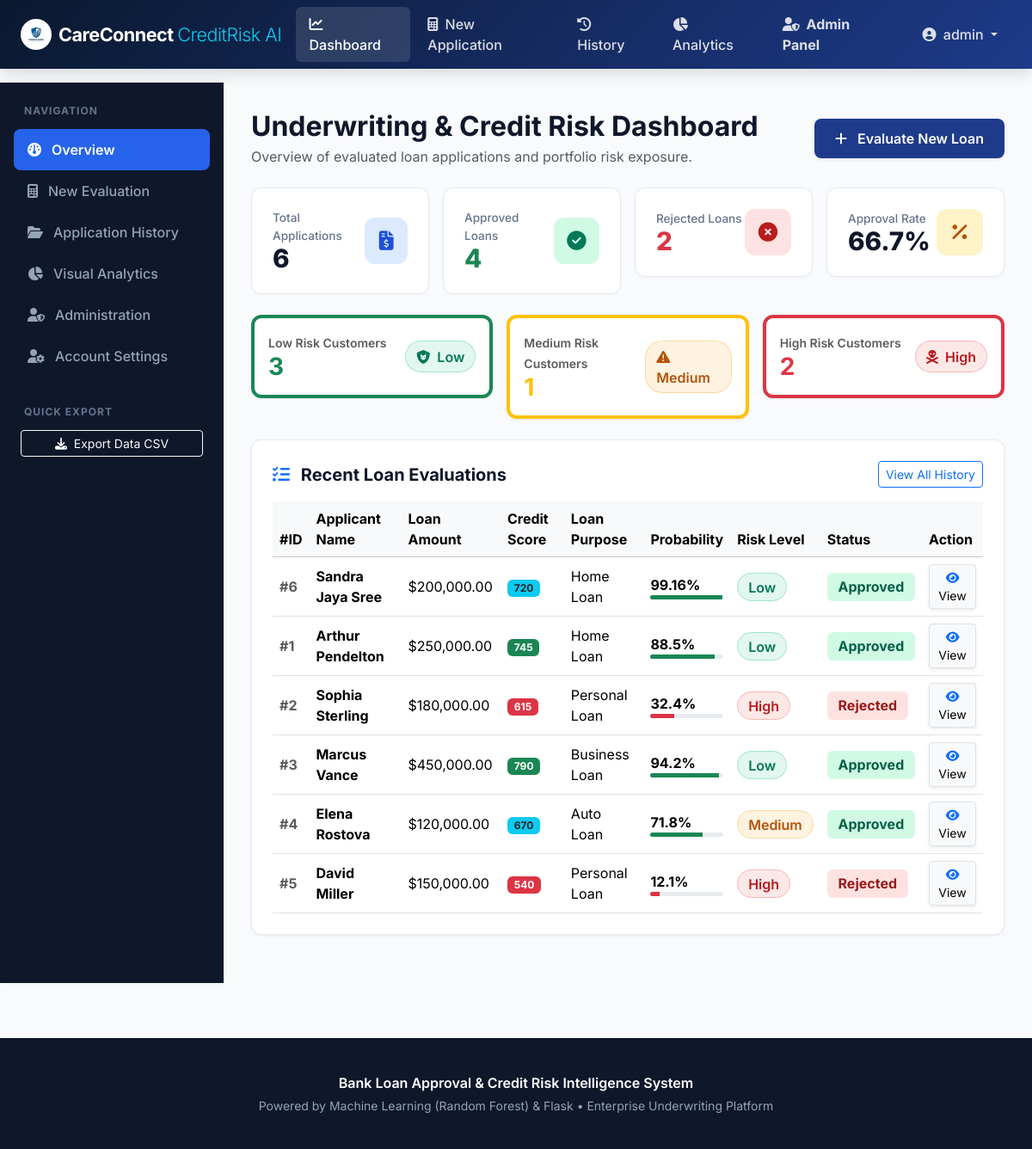
The app's page /dashboard (signed in) with its own data.
### tables this page shows
CREATE TABLE applications (
    id INTEGER PRIMARY KEY AUTOINCREMENT,
    user_id INTEGER NOT NULL,
    applicant_name TEXT NOT NULL,
    age INTEGER NOT NULL,
    gender TEXT NOT NULL,
    marital_status TEXT NOT NULL,
    education TEXT NOT NULL,
    employment_status TEXT NOT NULL,
    annual_income REAL NOT NULL,
    monthly_income REAL NOT NULL,
    coapplicant_income REAL NOT NULL,
    loan_amount REAL NOT NULL,
    loan_term INTEGER NOT NULL,
    credit_score INTEGER NOT NULL,
    existing_loans INTEGER NOT NULL,
    savings REAL NOT NULL,
    property_area TEXT NOT NULL,
    dti_ratio REAL NOT NULL,
    collateral_value REAL NOT NULL,
    loan_purpose TEXT NOT NULL,
    dependents INTEGER NOT NULL,
    prediction_status TEXT NOT NULL,
    approval_probability REAL NOT NULL,
    risk_level TEXT NOT NULL,
    risk_factors TEXT,
    created_at TIMESTAMP DEFAULT CURRENT_TIMESTAMP,
    FOREIGN KEY (user_id) REFERENCES users (id) ON DELETE CASCADE
);

### routes/dashboard.py (the view, shortened to what this page needs)
@dashboard_bp.route('/dashboard')
@login_required
def index():
    user_id = session['user_id']
    role = session.get('role')
    if role == 'admin':
        total_apps = query_db("SELECT COUNT(*) as cnt FROM applications", one=True)['cnt']
        approved_apps = query_db("SELECT COUNT(*) as cnt FROM applications WHERE prediction_status = 'Approved'", one=True)['cnt']
        rejected_apps = query_db("SELECT COUNT(*) as cnt FROM applications WHERE prediction_status = 'Rejected'", one=True)['cnt']
        high_risk = query_db("SELECT COUNT(*) as cnt FROM applications WHERE risk_level = 'High'", one=True)['cnt']
        medium_risk = query_db("SELECT COUNT(*) as cnt FROM applications WHERE risk_level = 'Medium'", one=True)['cnt']
        low_risk = query_db("SELECT COUNT(*) as cnt FROM applications WHERE risk_level = 'Low'", one=True)['cnt']
        recent_apps = query_db("SELECT * FROM applications ORDER BY created_at DESC LIMIT 6")
    approval_rate = round((approved_apps / total_apps * 100), 1) if total_apps > 0 else 0.0
    metrics = {
        'total_applications': total_apps,
        'approved_loans': approved_apps,
        'rejected_loans': rejected_apps,
        'high_risk': high_risk,
        'medium_risk': medium_risk,
        'low_risk': low_risk,
        'approval_rate': approval_rate
    }
    return render_template('dashboard.html', metrics=metrics, recent_applications=recent_apps)

### templates/dashboard.html (shortened to what this page needs)
{% extends 'base.html' %}
{% block content %}
<div class="dashboard-wrapper">
    <div class="sidebar d-none d-md-block">
        <div class="sidebar-heading">Navigation</div>
        <ul class="sidebar-menu">
            <li>
                <a href="{{ url_for('dashboard.index') }}" class="active">
                    <i class="fa-solid fa-gauge"></i> Overview
                </a>
            </li>
            <li>
                <a href="{{ url_for('predict.predict') }}">
                    <i class="fa-solid fa-calculator"></i> New Evaluation
                </a>
            </li>
            <li>
                <a href="{{ url_for('predict.history') }}">
                    <i class="fa-solid fa-folder-open"></i> Application History
                </a>
            </li>
            <li>
                <a href="{{ url_for('analytics.index') }}">
                    <i class="fa-solid fa-chart-pie"></i> Visual Analytics
                </a>
            </li>
            {% if session.get('role') == 'admin' %}
            <li>
                <a href="{{ url_for('admin.index') }}">
                    <i class="fa-solid fa-user-shield"></i> Administration
                </a>
            </li>
            {% endif %}
            <li>
                <a href="{{ url_for('auth.profile') }}">
                    <i class="fa-solid fa-user-gear"></i> Account Settings
                </a>
            </li>
        </ul>
        <div class="sidebar-heading">Quick Export</div>
        <div class="px-2">
            <a href="{{ url_for('predict.download_csv') }}" class="btn btn-sm btn-outline-light w-100 mb-2">
                <i class="fa-solid fa-download me-1"></i> Export Data CSV
            </a>
        </div>
    </div>
    <div class="main-content">
        <div class="d-flex justify-content-between align-items-center mb-4 flex-wrap gap-2">
            <div>
                <h2 class="fw-bold mb-1">Underwriting & Credit Risk Dashboard</h2>
                <p class="text-muted mb-0">Overview of evaluated loan applications and portfolio risk exposure.</p>
            </div>
            <div>
                <a href="{{ url_for('predict.predict') }}" class="btn btn-bank-primary shadow-sm">
                    <i class="fa-solid fa-plus me-2"></i> Evaluate New Loan
                </a>
            </div>
        </div>
        <div class="row g-3 mb-4">
            <div class="col-sm-6 col-lg-3">
                <div class="metric-card">
                    <div>
                        <div class="metric-label">Total Applications</div>
                        <div class="metric-val">{{ metrics.total_applications }}</div>
                    </div>
                    <div class="metric-icon icon-blue">
                        <i class="fa-solid fa-file-invoice-dollar"></i>
                    </div>
                </div>
            </div>
            <div class="col-sm-6 col-lg-3">
                <div class="metric-card">
                    <div>
                        <div class="metric-label">Approved Loans</div>
                        <div class="metric-val text-success">{{ metrics.approved_loans }}</div>
                    </div>
                    <div class="metric-icon icon-green">
                        <i class="fa-solid fa-circle-check"></i>
                    </div>
                </div>
            </div>
            <div class="col-sm-6 col-lg-3">
                <div class="metric-card">
                    <div>
                        <div class="metric-label">Rejected Loans</div>
                        <div class="metric-val text-danger">{{ metrics.rejected_loans }}</div>
                    </div>
                    <div class="metric-icon icon-red">
                        <i class="fa-solid fa-circle-xmark"></i>
                    </div>
                </div>
            </div>
            <div class="col-sm-6 col-lg-3">
                <div class="metric-card">
                    <div>
                        <div class="metric-label">Approval Rate</div>
                        <div class="metric-val">{{ metrics.approval_rate }}%</div>
                    </div>
                    <div class="metric-icon icon-amber">
                        <i class="fa-solid fa-percent"></i>
                    </div>
                </div>
            </div>
        </div>
        <div class="row g-3 mb-4">
            <div class="col-md-4">
                <div class="card-bank p-3 border-start border-4 border-success">
                    <div class="d-flex justify-content-between align-items-center">
                        <div>
                            <span class="text-muted small fw-semibold">Low Risk Customers</span>
                            <h3 class="fw-bold mb-0 text-success">{{ metrics.low_risk }}</h3>
                        </div>
                        <span class="badge-risk-low"><i class="fa-solid fa-shield-cat me-1"></i> Low</span>
                    </div>
                </div>
            </div>
            <div class="col-md-4">
                <div class="card-bank p-3 border-start border-4 border-warning">
                    <div class="d-flex justify-content-between align-items-center">
                        <div>
                            <span class="text-muted small fw-semibold">Medium Risk Customers</span>
                            <h3 class="fw-bold mb-0 text-warning">{{ metrics.medium_risk }}</h3>
                        </div>
                        <span class="badge-risk-medium"><i class="fa-solid fa-triangle-exclamation me-1"></i> Medium</span>
                    </div>
                </div>
            </div>
            <div class="col-md-4">
                <div class="card-bank p-3 border-start border-4 border-danger">
                    <div class="d-flex justify-content-between align-items-center">
                        <div>
                            <span class="text-muted small fw-semibold">High Risk Customers</span>
                            <h3 class="fw-bold mb-0 text-danger">{{ metrics.high_risk }}</h3>
                        </div>
                        <span class="badge-risk-high"><i class="fa-solid fa-skull-crossbones me-1"></i> High</span>
                    </div>
                </div>
            </div>
        </div>
        <div class="card-bank p-4 mb-4">
            <div class="d-flex justify-content-between align-items-center mb-3">
                <h5 class="fw-bold mb-0"><i class="fa-solid fa-list-check me-2 text-primary"></i> Recent Loan Evaluations</h5>
                <a href="{{ url_for('predict.history') }}" class="btn btn-sm btn-outline-primary">View All History</a>
            </div>
            <div class="table-responsive">
                <table class="table table-hover align-middle mb-0">
                    <thead class="table-light">
                        <tr>
                            <th>#ID</th>
                            <th>Applicant Name</th>
                            <th>Loan Amount</th>
                            <th>Credit Score</th>
                            <th>Loan Purpose</th>
                            <th>Probability</th>
                            <th>Risk Level</th>
                            <th>Status</th>
                            <th>Action</th>
                        </tr>
                    </thead>
                    <tbody>
                        {% if recent_applications %}
                            {% for app in recent_applications %}
                            <tr>
                                <td class="fw-bold text-muted">#{{ app.id }}</td>
                                <td class="fw-bold">{{ app.applicant_name }}</td>
                                <td>{{ app.loan_amount | currency }}</td>
                                <td>
                                    <span class="badge {% if app.credit_score >= 740 %}bg-success{% elif app.credit_score >= 650 %}bg-info text-dark{% else %}bg-danger{% endif %}">
                                        {{ app.credit_score }}
                                    </span>
                                </td>
                                <td>{{ app.loan_purpose }}</td>
                                <td>
                                    <div class="fw-bold">{{ app.approval_probability }}%</div>
                                    <div class="progress" style="height: 5px;">
                                        <div class="progress-bar {% if app.approval_probability >= 50 %}bg-success{% else %}bg-danger{% endif %}" role="progressbar" style="width: {{ app.approval_probability }}%;"></div>
                                    </div>
                                </td>
                                <td>
                                    {% if app.risk_level == 'Low' %}
                                        <span class="badge-risk-low">Low</span>
                                    {% elif app.risk_level == 'Medium' %}
                                        <span class="badge-risk-medium">Medium</span>
                                    {% else %}
                                        <span class="badge-risk-high">High</span>
                                    {% endif %}
                                </td>
                                <td>
                                    {% if app.prediction_status == 'Approved' %}
                                        <span class="badge-status-approved">Approved</span>
                                    {% else %}
                                        <span class="badge-status-rejected">Rejected</span>
                                    {% endif %}
                                </td>
                                <td>
                                    <a href="{{ url_for('predict.prediction_result', app_id=app.id) }}" class="btn btn-sm btn-light border shadow-sm">
                                        <i class="fa-solid fa-eye text-primary"></i> View
                                    </a>
                                </td>
                            </tr>
                            {% endfor %}
                        {% else %}
                            <tr>
                                <td colspan="9" class="text-center py-4 text-muted">No loan applications recorded yet. <a href="{{ url_for('predict.predict') }}">Click here to submit your first application.</a></td>
                            </tr>
                        {% endif %}
                    </tbody>
                </table>
            </div>
        </div>
    </div>
</div>
{% endblock %}

### records on screen
applications: id "6", applicant_name "Sandra Jaya Sree", loan_amount "$200,000.00", credit_score "720", loan_purpose "Home Loan", approval_probability "99.16", risk_level "Low", prediction_status "Approved"
applications: id "1", applicant_name "Arthur Pendelton", loan_amount "$250,000.00", credit_score "745", loan_purpose "Home Loan", approval_probability "88.5", risk_level "Low", prediction_status "Approved"
applications: id "2", applicant_name "Sophia Sterling", loan_amount "$180,000.00", credit_score "615", loan_purpose "Personal Loan", approval_probability "32.4", risk_level "High", prediction_status "Rejected"
applications: id "3", applicant_name "Marcus Vance", loan_amount "$450,000.00", credit_score "790", loan_purpose "Business Loan", approval_probability "94.2", risk_level "Low", prediction_status "Approved"
applications: id "4", applicant_name "Elena Rostova", loan_amount "$120,000.00", credit_score "670", loan_purpose "Auto Loan", approval_probability "71.8", risk_level "Medium", prediction_status "Approved"
applications: id "5", applicant_name "David Miller", loan_amount "$150,000.00", credit_score "540", loan_purpose "Personal Loan", approval_probability "12.1", risk_level "High", prediction_status "Rejected"

### other values on screen
{{ session.get('username') }} "admin"
{{ metrics.total_applications }} "6"
{{ metrics.approved_loans }} "4"
{{ metrics.rejected_loans }} "2"
{{ metrics.approval_rate }} "66.7"
{{ metrics.low_risk }} "3"
{{ metrics.medium_risk }} "1"
{{ metrics.high_risk }} "2"
